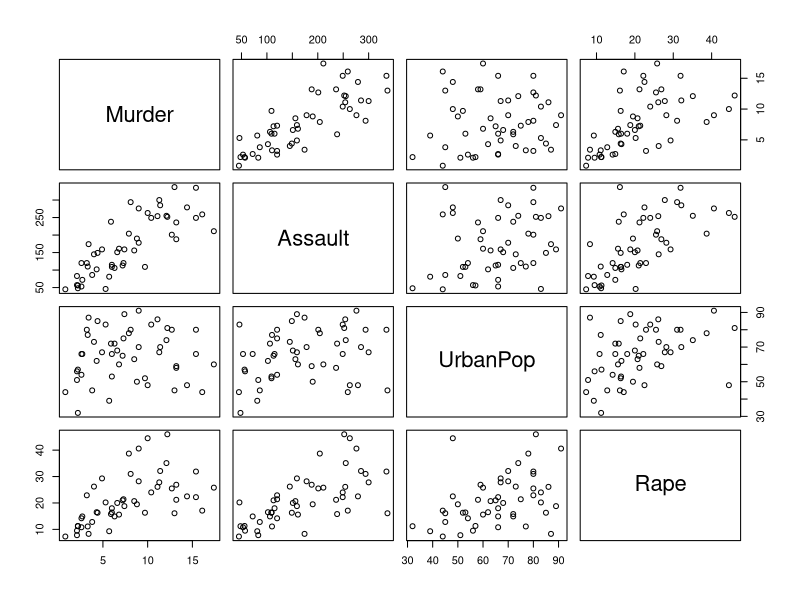
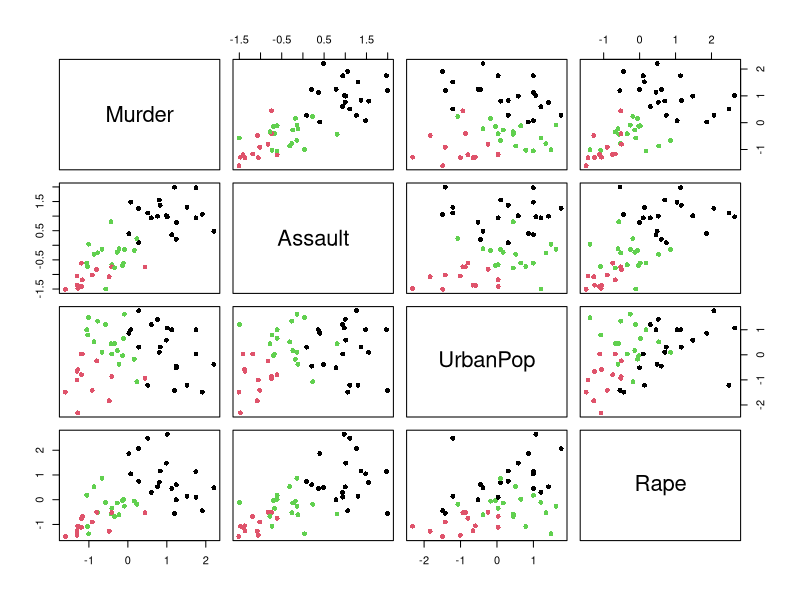

Reproduce these figures in R, in order.
#load the data
data("USArrests")
head(USArrests)

#Matrix Correlation
pairs(USArrests)

#Correlation Visualization II
library(corrplot)

#data scaling
USArrScale <- scale(USArrests, scale=T)

#K-means with k=3
set.seed(123)
kMres <- kmeans(USArrScale, centers=3)

#result
kMres $cluster

#plot the Clusters
pairs(USArrScale, col=c(1:3)[kMres $cluster], pch=16)